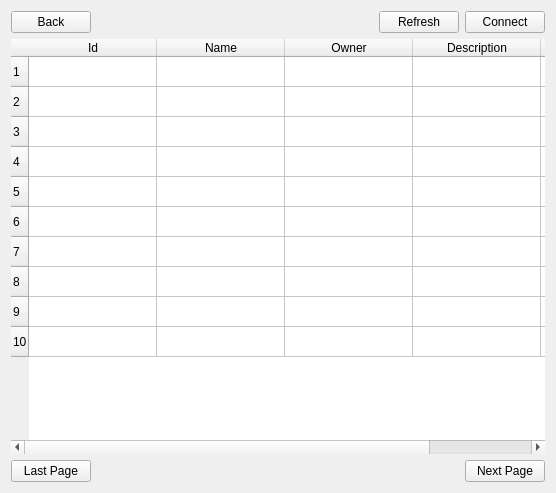
<?xml version="1.0" encoding="UTF-8"?>
<ui version="4.0">
 <class>RoomBrowser</class>
 <widget class="QWidget" name="RoomBrowser">
  <property name="geometry">
   <rect>
    <x>0</x>
    <y>0</y>
    <width>556</width>
    <height>493</height>
   </rect>
  </property>
  <property name="windowTitle">
   <string>Form</string>
  </property>
  <layout class="QGridLayout" name="gridLayout">
   <item row="0" column="0">
    <widget class="QPushButton" name="backButton">
     <property name="text">
      <string>Back</string>
     </property>
    </widget>
   </item>
   <item row="1" column="0" colspan="4" alignment="Qt::AlignHCenter">
    <widget class="QTableWidget" name="roomList">
     <property name="sizePolicy">
      <sizepolicy hsizetype="Expanding" vsizetype="Expanding">
       <horstretch>0</horstretch>
       <verstretch>0</verstretch>
      </sizepolicy>
     </property>
     <property name="minimumSize">
      <size>
       <width>0</width>
       <height>0</height>
      </size>
     </property>
     <property name="frameShape">
      <enum>QFrame::NoFrame</enum>
     </property>
     <property name="lineWidth">
      <number>0</number>
     </property>
     <property name="horizontalScrollBarPolicy">
      <enum>Qt::ScrollBarAsNeeded</enum>
     </property>
     <property name="sizeAdjustPolicy">
      <enum>QAbstractScrollArea::AdjustToContents</enum>
     </property>
     <property name="editTriggers">
      <set>QAbstractItemView::NoEditTriggers</set>
     </property>
     <property name="selectionMode">
      <enum>QAbstractItemView::SingleSelection</enum>
     </property>
     <property name="selectionBehavior">
      <enum>QAbstractItemView::SelectRows</enum>
     </property>
     <property name="rowCount">
      <number>10</number>
     </property>
     <property name="columnCount">
      <number>5</number>
     </property>
     <attribute name="horizontalHeaderVisible">
      <bool>true</bool>
     </attribute>
     <attribute name="horizontalHeaderCascadingSectionResizes">
      <bool>true</bool>
     </attribute>
     <attribute name="horizontalHeaderMinimumSectionSize">
      <number>128</number>
     </attribute>
     <attribute name="horizontalHeaderDefaultSectionSize">
      <number>128</number>
     </attribute>
     <attribute name="horizontalHeaderHighlightSections">
      <bool>false</bool>
     </attribute>
     <attribute name="verticalHeaderVisible">
      <bool>true</bool>
     </attribute>
     <row/>
     <row/>
     <row/>
     <row/>
     <row/>
     <row/>
     <row/>
     <row/>
     <row/>
     <row/>
     <column>
      <property name="text">
       <string>Id</string>
      </property>
     </column>
     <column>
      <property name="text">
       <string>Name</string>
      </property>
     </column>
     <column>
      <property name="text">
       <string>Owner</string>
      </property>
     </column>
     <column>
      <property name="text">
       <string>Description</string>
      </property>
     </column>
     <column>
      <property name="text">
       <string>Password</string>
      </property>
     </column>
    </widget>
   </item>
   <item row="0" column="1">
    <spacer name="horizontalSpacer">
     <property name="orientation">
      <enum>Qt::Horizontal</enum>
     </property>
     <property name="sizeHint" stdset="0">
      <size>
       <width>40</width>
       <height>20</height>
      </size>
     </property>
    </spacer>
   </item>
   <item row="0" column="2">
    <widget class="QPushButton" name="refreshButton">
     <property name="text">
      <string>Refresh</string>
     </property>
    </widget>
   </item>
   <item row="0" column="3">
    <widget class="QPushButton" name="connectButton">
     <property name="text">
      <string>Connect</string>
     </property>
    </widget>
   </item>
   <item row="2" column="0">
    <widget class="QPushButton" name="lastButton">
     <property name="text">
      <string>Last Page</string>
     </property>
    </widget>
   </item>
   <item row="2" column="3">
    <widget class="QPushButton" name="nextButton">
     <property name="text">
      <string>Next Page</string>
     </property>
    </widget>
   </item>
   <item row="2" column="1" colspan="2">
    <widget class="QLabel" name="errorBox">
     <property name="text">
      <string/>
     </property>
     <property name="alignment">
      <set>Qt::AlignCenter</set>
     </property>
    </widget>
   </item>
  </layout>
 </widget>
 <resources/>
 <connections/>
</ui>
